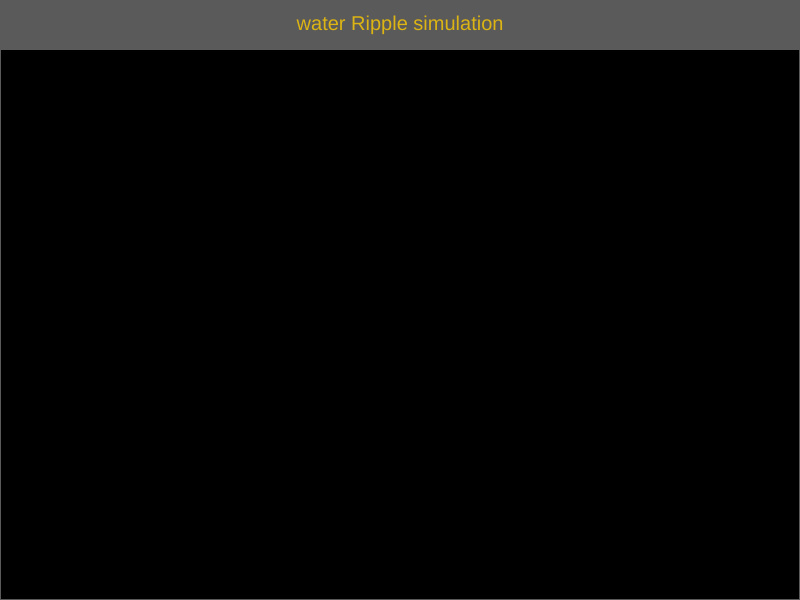
Frame 1 (no input)
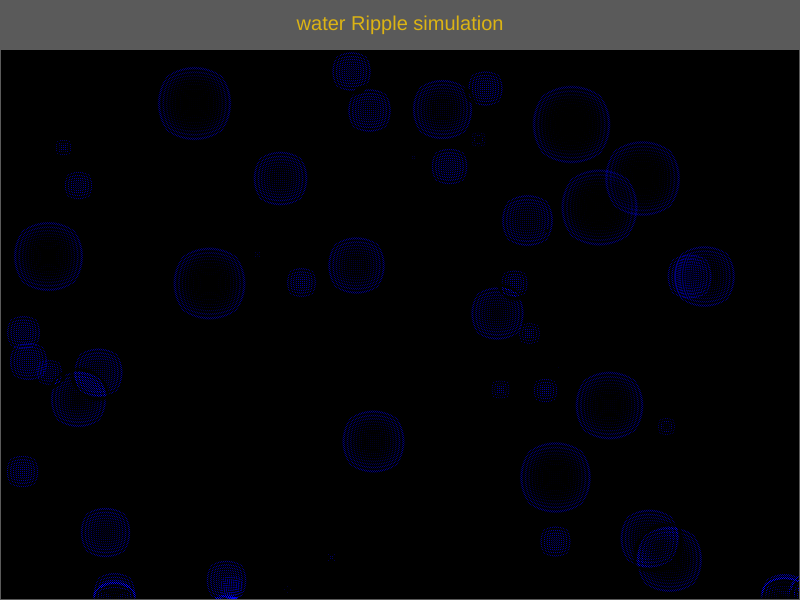
Frame 60 (no input)
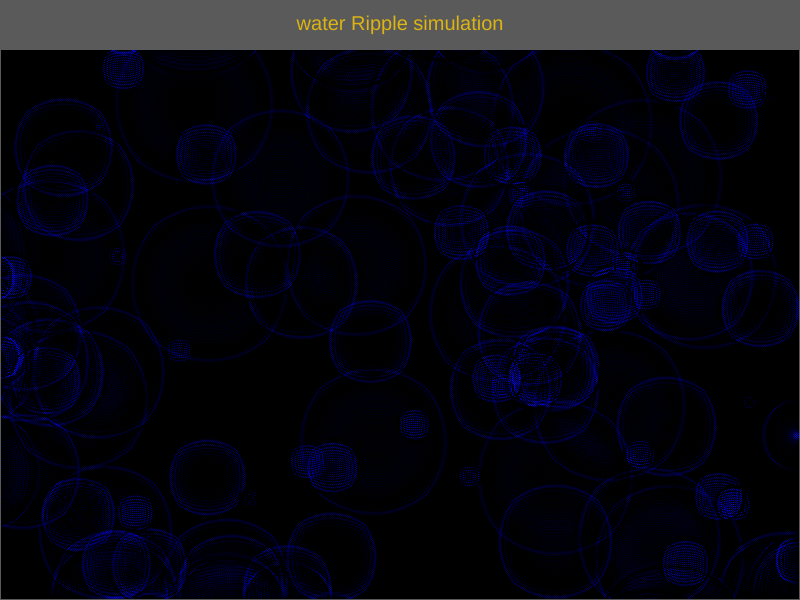
Frame 120 (the mouse pressed at the canvas centre since frame 60)

The p5.js sketch that drew these frames (run headless with seeded random() and noise() and a simulated clock; from frame 60 on, the mouse is pressed at the canvas centre):

// p5.js sketch
// ── sketch.js
let cols, rows,
	current = [],
	previous = [],
	damping = 0.99;

function mouseDragged() {
	current[mouseX][mouseY] = 5
}

function setup() {
	pixelDensity(1)
	createCanvas(displayWidth, displayHeight)
	cols = width
	rows = height
	for (let i = 0; i < cols; i++) {
		current[i] = []
		previous[i] = []
		for (let j = 0; j < rows; j++) {
			current[i][j] = 0
			previous[i][j] = 0
		}
	}
	previous[mouseX][mouseY] = 255

}


function draw() {
	background(90)
	fill(220,180,20);textSize(20);textAlign(CENTER)
	text("water Ripple simulation",width/2,30);

let x= random(width);
let y= random(height);
x= int(x);y=int(y);
		current[x][y] = 7
	loadPixels()
	for (let i = 1; i < cols - 1; i++) {
		for (let j = 50; j < rows - 1; j++) {
			current[i][j] =
				(previous[i - 1][j] + previous[i + 1][j] +
					previous[i][j - 1] + previous[i][j + 1]

	) / 2 - current[i][j];
			current[i][j] = current[i][j] * damping
			let index = (i + j * cols) * 4;
			pixels[index + 0] = current[i][j] * 0
			pixels[index + 1] = current[i][j] * 0
			pixels[index + 2] = current[i][j] * 555
			pixels[index + 3] = 255
		}
	}
	updatePixels()

	//swap buffers
	let temp = previous
	previous = current
	current = temp
}
